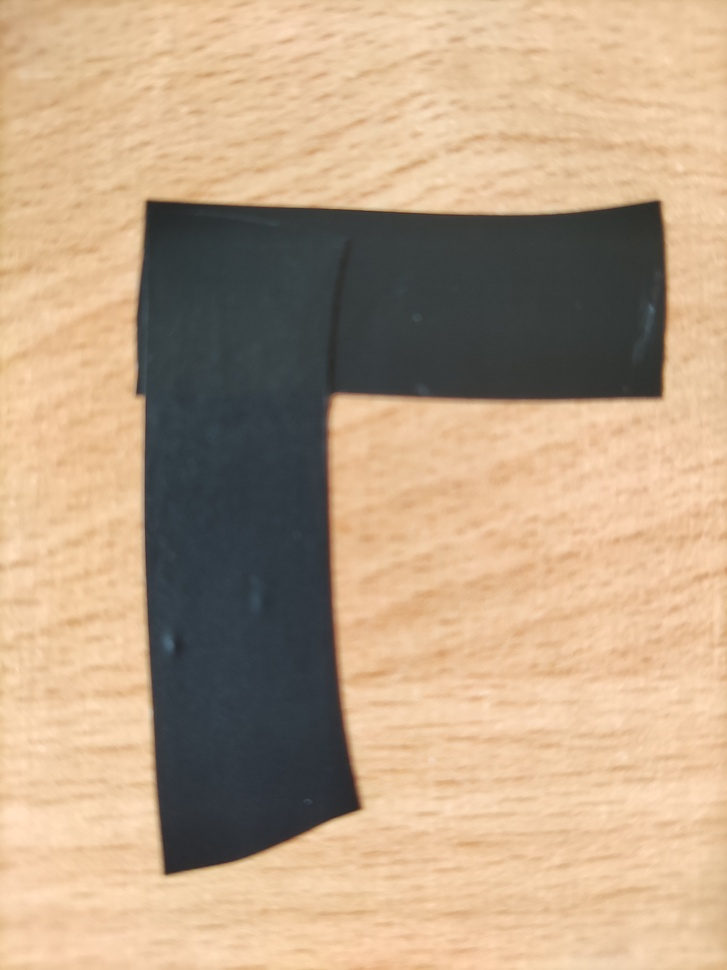
#> input picture follow_line/1.jpg, 727 x 970 px, shrunk from 3000 x 4000 before the run
$ python -i main.py   (imports and definitions only)
#> lines starting #> are read from the running program, lines starting #| are printed output that depends on the picture; after the words box and inside, x2 and y2 are one past the last pixel; in counts of white or black regions, pixels touching at a corner belong together
import cv2
import numpy as np
import math
import spidev

def Slope(x1, y1, x2, y2):
    if x1 != x2:
        m = (y1 - y2) / (x1 - x2)
        return m
    return float('inf')

def process(img):

    kernel = np.ones((9,9), np.uint8)

    img = cv2.cvtColor(img, cv2.COLOR_RGB2GRAY)
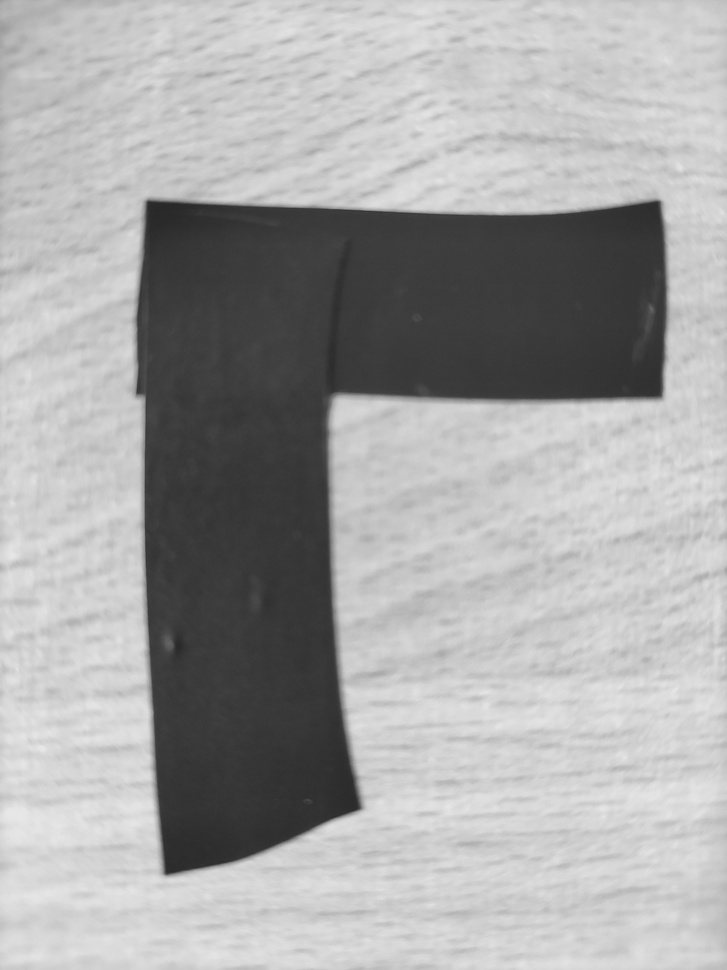
#> img: shape (970, 727); min 39, max 232, mean 166.4
    img = cv2.GaussianBlur(img, (5,5), 0)
    _, img = cv2.threshold(img, 120, 255, cv2.THRESH_BINARY_INV)
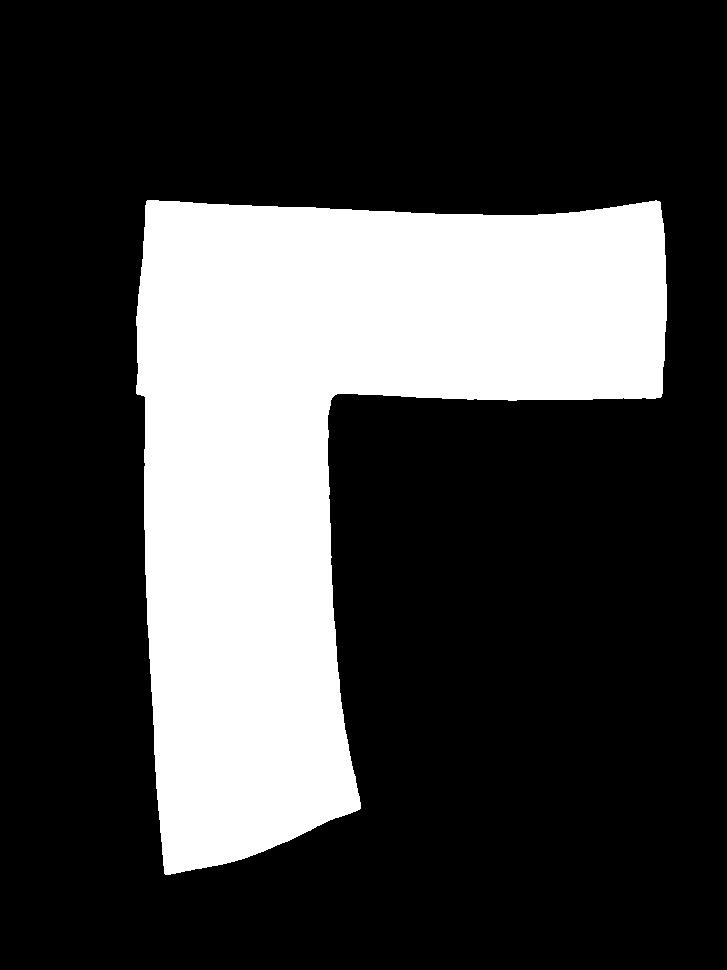
#> img: shape (970, 727); 26.2% white; 1 white region, box (x1, y1, x2, y2) and area: (136, 200, 667, 875) 184935
    img = cv2.erode(img, kernel)
#> img: shape (970, 727); 24.8% white; 1 white region, box (x1, y1, x2, y2) and area: (140, 204, 663, 870) 174847
    img = cv2.dilate(img, kernel)
#> img: shape (970, 727); 26.2% white; 1 white region, box (x1, y1, x2, y2) and area: (136, 200, 667, 874) 184895
    img = cv2.Canny(img, 150, 200)
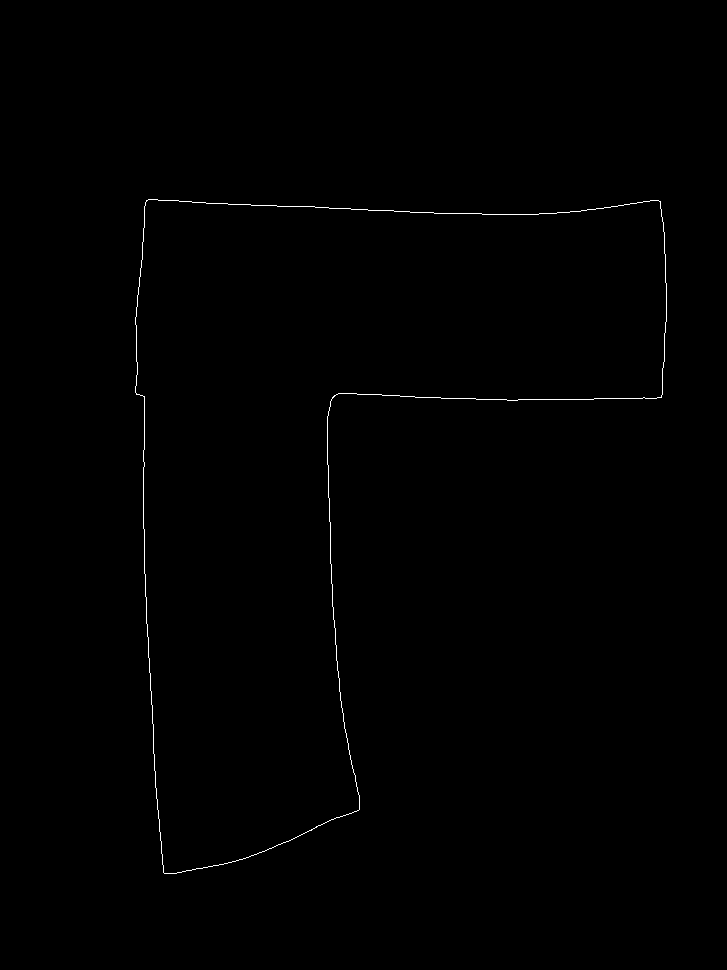
#> img: shape (970, 727); 0.33% white in thin lines or dots, all inside (x1, y1, x2, y2) = (135, 199, 667, 874)

    cv2.imshow("dot", img)

    c ,l= img.shape
#> c = 970; l = 727
    car_radial = np.zeros(img.shape, np.uint8)
    x = l // 2
#> x = 363
    y = c // 2
#> y = 485

    r = 150

    for arg in range(1, 360, 4):
        x1 = int(x + r * np.cos(np.radians(arg)))
        y1 = int(y - r * np.sin(np.radians(arg)))
        x2 = int(x)
        y2 = int(y)
        cv2.line(car_radial, (x1, y1), (x2, y2), (255, 255, 255))
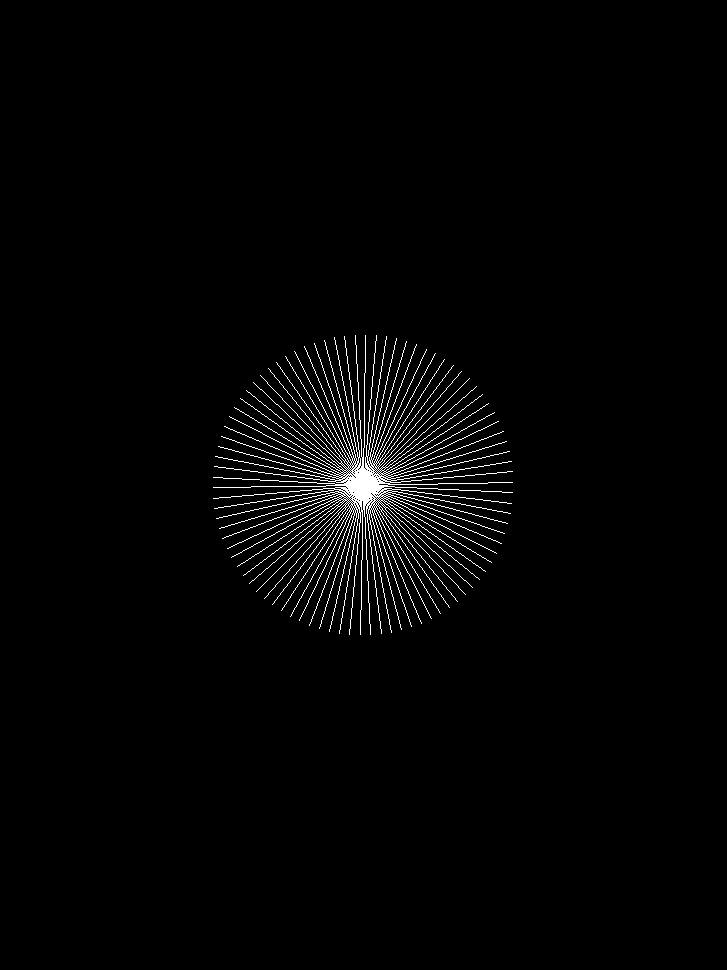
#> car_radial: shape (970, 727); 1.7% white in thin lines or dots, all inside (x1, y1, x2, y2) = (213, 335, 513, 635)

    dots = cv2.bitwise_and(car_radial, img)
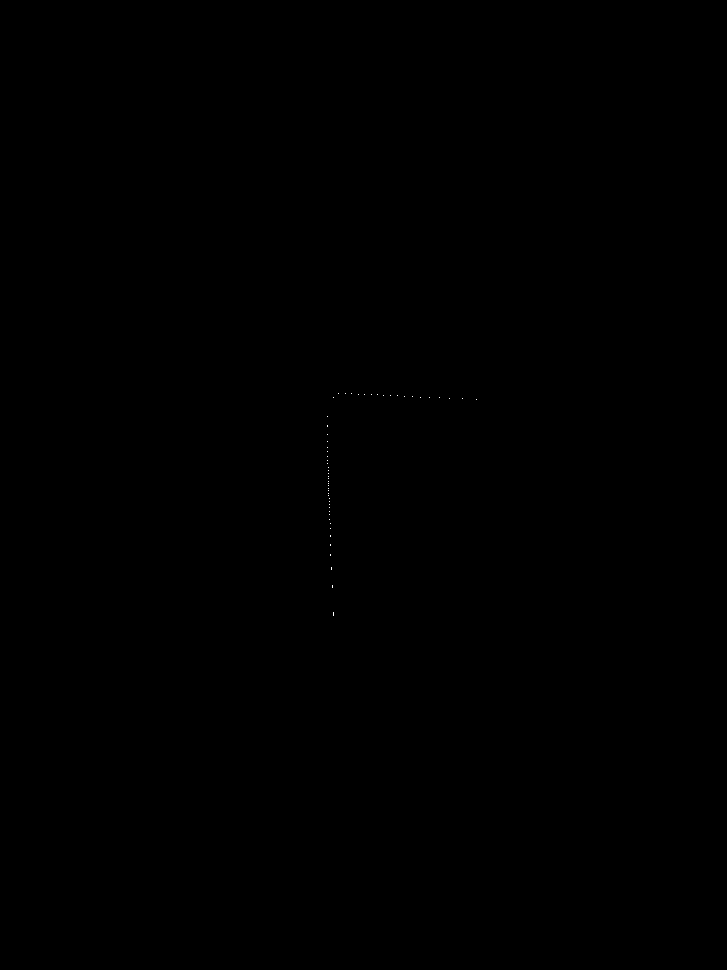
#> dots: shape (970, 727); 0.01% white in thin lines or dots, all inside (x1, y1, x2, y2) = (327, 393, 477, 616)
    lines = cv2.HoughLines(dots, rho=1, theta=1 * np.pi / 180, threshold=10, srn=0, stn=0, min_theta=0, max_theta=np.pi)
#> lines = [[-311, 3.11], [-320, 3.12], [-302, 3.09], [374, 1.62], [328, 0], [381, 1.61], [-293, 3.07]]
    blank_image = np.zeros((dots.shape[0], dots.shape[1]), np.uint8)

    angle = 0
    if lines is not None:
        print (1)
        n_lines = len(lines)
#> n_lines = 7
        for i in range(0, len(lines)):
            for rho, theta in lines[i]:
                a = np.cos(theta)
                b = np.sin(theta)
                x0 = a * rho
                y0 = b * rho
                x1 = int(x0 + 1000 * (-b))
                y1 = int(y0 + 1000 * a)
                x2 = int(x0 - 1000 * (-b))
                y2 = int(y0 - 1000 * a)

                cv2.line(blank_image, (x1, y1), (x2, y2), 255, 1)
                angle = angle + np.arctan(Slope(x1, y1, x2, y2)) * 57.29577951308232
#> this loop made 7 passes
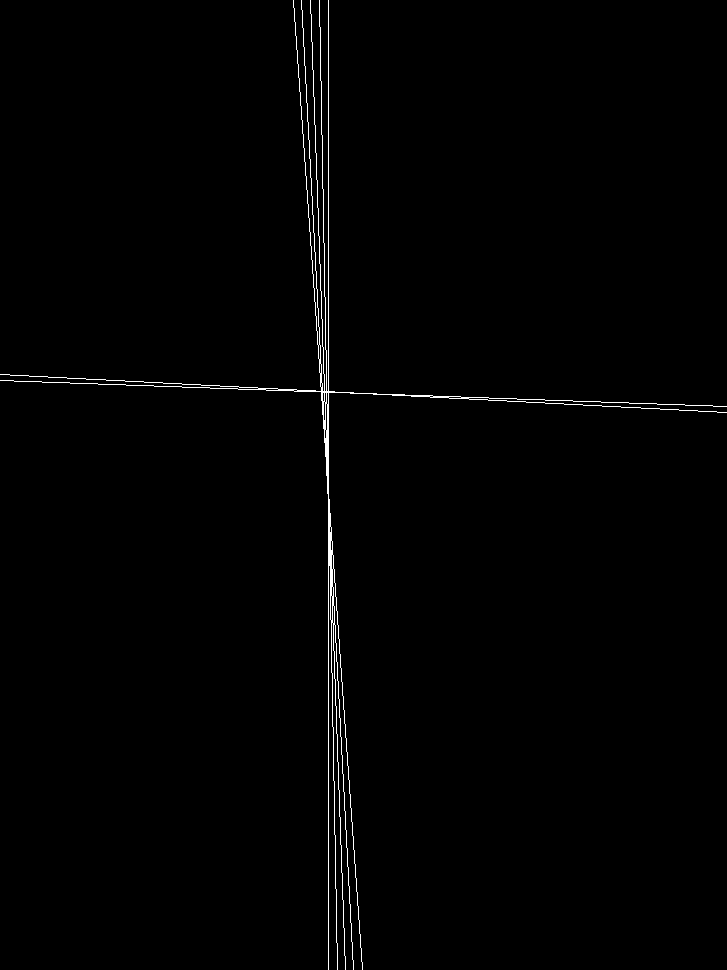
#> blank_image: shape (970, 727); 0.85% white in thin lines or dots
#> after the loop, angle = 445

        if n_lines > 0:
            angle = angle / len(lines)
#> angle = 63.57

    cv2.imshow("lines", blank_image)
    cv2.imshow("dots", dots)

    return angle - 90

# [1 line not run here, left out]
# [1 line that did not run here, left out]

# [4 lines not run here, left out]

>>> import cv2
>>> picture = cv2.cvtColor(cv2.imread('1.jpg'), cv2.COLOR_BGR2RGB)
>>> result = process(picture)
#> result = -26.43

$ run again, on follow_line/2.jpg
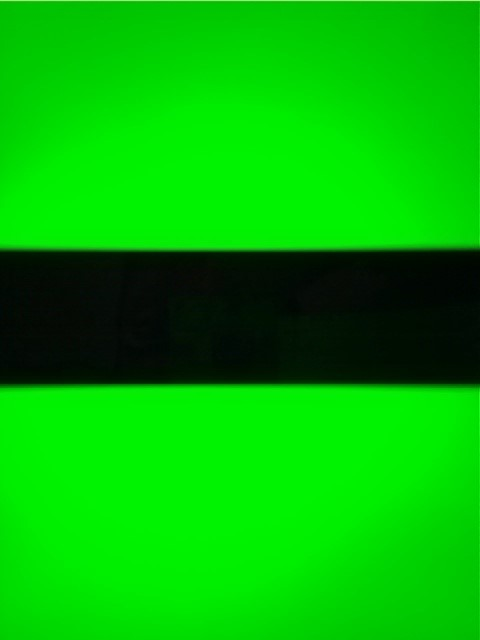
#> input picture follow_line/2.jpg, 480 x 640 px
#> in process, `_, img = cv2.threshold(img, 120, 255, cv2.THRESH_BINARY_INV)`:
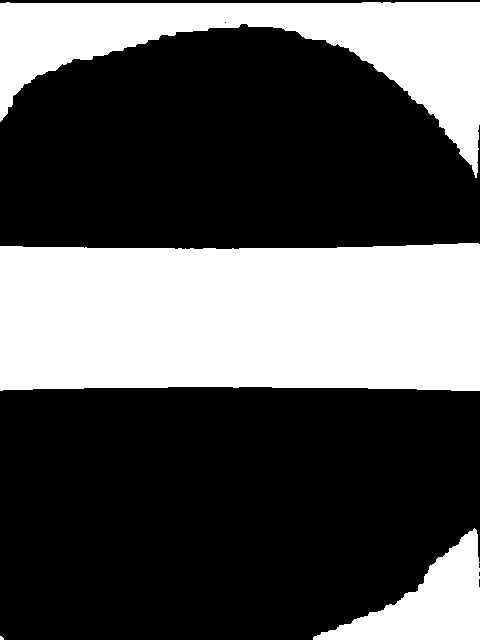
#> img: shape (640, 480); 34.1% white; 4 white regions (1 under 20 px), largest, box (x1, y1, x2, y2) and area: (0, 243, 480, 391) 67887, (0, 2, 480, 178) 28965, (313, 528, 480, 640) 8037
#> dots: shape (640, 480); 0.02% white in thin lines or dots, all inside (x1, y1, x2, y2) = (117, 246, 374, 389)
#> lines = [[247, 1.57], [386, 1.57], [382, 1.59], [252, 1.55], [390, 1.55]]
#> n_lines = 5
#> the loop in process, `for i in range(0, len(lines)):` made 5 passes
#> after the loop in process, `for i in range(0, len(lines)):`:
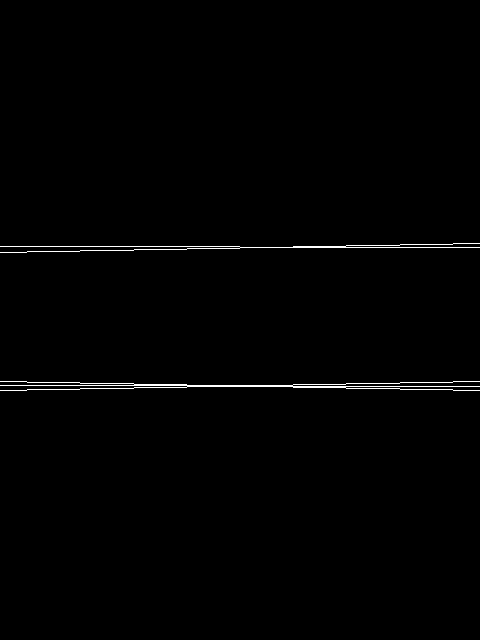
#> blank_image: shape (640, 480); 0.73% white in thin lines or dots, all inside (x1, y1, x2, y2) = (0, 243, 480, 391)
#> after the loop in process, `for i in range(0, len(lines)):`: angle = -0.946
#> in process, `angle = angle / len(lines)`: angle = -0.189
#> result = -90.19
